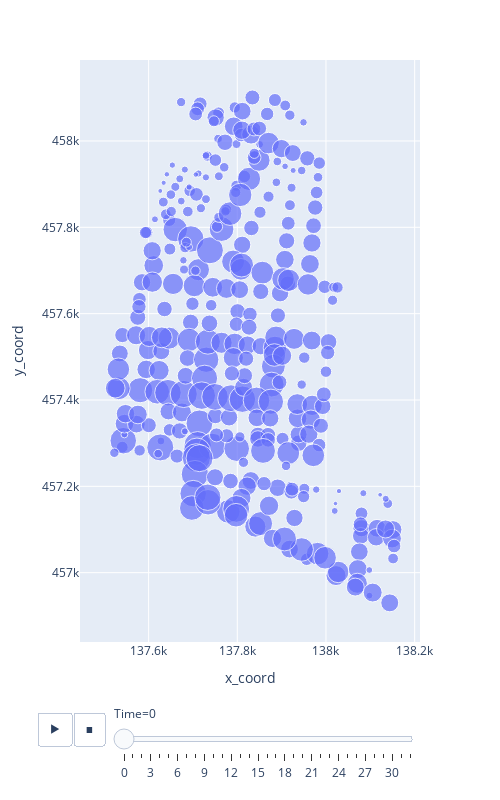

The code cell stored with this chart in its notebook:
### Code cell
net = utils.animate_nodal_depth(df)
net.show()

### Figure 1 — Plotly figure (JSON) as saved in the notebook; plotly's stock layout.template omitted (floating-point values rounded to 4 significant figures; data arrays with more than 128 entries replaced by an {"elided": "..."} marker saying what was removed)
{"data": [{"hovertemplate": "<b>%{hovertext}</b><br><br>Time=0<br>x_coord=%{x}<br>y_coord=%{y}<br>Depth=%{marker.size}<extra></extra>", "hovertext": {"elided": "318 str values"}, "legendgroup": "", "marker": {"color": "#636efa", "size": {"elided": "318 float values"}, "sizemode": "area", "sizeref": 0.002247, "symbol": "circle"}, "mode": "markers", "name": "", "orientation": "v", "showlegend": false, "type": "scatter", "x": {"elided": "318 float values"}, "xaxis": "x", "y": {"elided": "318 float values"}, "yaxis": "y"}], "layout": {"height": 800, "legend": {"itemsizing": "constant", "tracegroupgap": 0}, "margin": {"t": 60}, "sliders": [{"active": 0, "currentvalue": {"prefix": "Time="}, "len": 0.9, "pad": {"b": 10, "t": 60}, "steps": [{"args": [["0"], {"frame": {"duration": 0, "redraw": false}, "fromcurrent": true, "mode": "immediate", "transition": {"duration": 0, "easing": "linear"}}], "label": "0", "method": "animate"}, {"args": [["1"], {"frame": {"duration": 0, "redraw": false}, "fromcurrent": true, "mode": "immediate", "transition": {"duration": 0, "easing": "linear"}}], "label": "1", "method": "animate"}, {"args": [["2"], {"frame": {"duration": 0, "redraw": false}, "fromcurrent": true, "mode": "immediate", "transition": {"duration": 0, "easing": "linear"}}], "label": "2", "method": "animate"}, {"args": [["3"], {"frame": {"duration": 0, "redraw": false}, "fromcurrent": true, "mode": "immediate", "transition": {"duration": 0, "easing": "linear"}}], "label": "3", "method": "animate"}, {"args": [["4"], {"frame": {"duration": 0, "redraw": false}, "fromcurrent": true, "mode": "immediate", "transition": {"duration": 0, "easing": "linear"}}], "label": "4", "method": "animate"}, {"args": [["5"], {"frame": {"duration": 0, "redraw": false}, "fromcurrent": true, "mode": "immediate", "transition": {"duration": 0, "easing": "linear"}}], "label": "5", "method": "animate"}, {"args": [["6"], {"frame": {"duration": 0, "redraw": false}, "fromcurrent": true, "mode": "immediate", "transition": {"duration": 0, "easing": "linear"}}], "label": "6", "method": "animate"}, {"args": [["7"], {"frame": {"duration": 0, "redraw": false}, "fromcurrent": true, "mode": "immediate", "transition": {"duration": 0, "easing": "linear"}}], "label": "7", "method": "animate"}, {"args": [["8"], {"frame": {"duration": 0, "redraw": false}, "fromcurrent": true, "mode": "immediate", "transition": {"duration": 0, "easing": "linear"}}], "label": "8", "method": "animate"}, {"args": [["9"], {"frame": {"duration": 0, "redraw": false}, "fromcurrent": true, "mode": "immediate", "transition": {"duration": 0, "easing": "linear"}}], "label": "9", "method": "animate"}, {"args": [["10"], {"frame": {"duration": 0, "redraw": false}, "fromcurrent": true, "mode": "immediate", "transition": {"duration": 0, "easing": "linear"}}], "label": "10", "method": "animate"}, {"args": [["11"], {"frame": {"duration": 0, "redraw": false}, "fromcurrent": true, "mode": "immediate", "transition": {"duration": 0, "easing": "linear"}}], "label": "11", "method": "animate"}, {"args": [["12"], {"frame": {"duration": 0, "redraw": false}, "fromcurrent": true, "mode": "immediate", "transition": {"duration": 0, "easing": "linear"}}], "label": "12", "method": "animate"}, {"args": [["13"], {"frame": {"duration": 0, "redraw": false}, "fromcurrent": true, "mode": "immediate", "transition": {"duration": 0, "easing": "linear"}}], "label": "13", "method": "animate"}, {"args": [["14"], {"frame": {"duration": 0, "redraw": false}, "fromcurrent": true, "mode": "immediate", "transition": {"duration": 0, "easing": "linear"}}], "label": "14", "method": "animate"}, {"args": [["15"], {"frame": {"duration": 0, "redraw": false}, "fromcurrent": true, "mode": "immediate", "transition": {"duration": 0, "easing": "linear"}}], "label": "15", "method": "animate"}, {"args": [["16"], {"frame": {"duration": 0, "redraw": false}, "fromcurrent": true, "mode": "immediate", "transition": {"duration": 0, "easing": "linear"}}], "label": "16", "method": "animate"}, {"args": [["17"], {"frame": {"duration": 0, "redraw": false}, "fromcurrent": true, "mode": "immediate", "transition": {"duration": 0, "easing": "linear"}}], "label": "17", "method": "animate"}, {"args": [["18"], {"frame": {"duration": 0, "redraw": false}, "fromcurrent": true, "mode": "immediate", "transition": {"duration": 0, "easing": "linear"}}], "label": "18", "method": "animate"}, {"args": [["19"], {"frame": {"duration": 0, "redraw": false}, "fromcurrent": true, "mode": "immediate", "transition": {"duration": 0, "easing": "linear"}}], "label": "19", "method": "animate"}, {"args": [["20"], {"frame": {"duration": 0, "redraw": false}, "fromcurrent": true, "mode": "immediate", "transition": {"duration": 0, "easing": "linear"}}], "label": "20", "method": "animate"}, {"args": [["21"], {"frame": {"duration": 0, "redraw": false}, "fromcurrent": true, "mode": "immediate", "transition": {"duration": 0, "easing": "linear"}}], "label": "21", "method": "animate"}, {"args": [["22"], {"frame": {"duration": 0, "redraw": false}, "fromcurrent": true, "mode": "immediate", "transition": {"duration": 0, "easing": "linear"}}], "label": "22", "method": "animate"}, {"args": [["23"], {"frame": {"duration": 0, "redraw": false}, "fromcurrent": true, "mode": "immediate", "transition": {"duration": 0, "easing": "linear"}}], "label": "23", "method": "animate"}, {"args": [["24"], {"frame": {"duration": 0, "redraw": false}, "fromcurrent": true, "mode": "immediate", "transition": {"duration": 0, "easing": "linear"}}], "label": "24", "method": "animate"}, {"args": [["25"], {"frame": {"duration": 0, "redraw": false}, "fromcurrent": true, "mode": "immediate", "transition": {"duration": 0, "easing": "linear"}}], "label": "25", "method": "animate"}, {"args": [["26"], {"frame": {"duration": 0, "redraw": false}, "fromcurrent": true, "mode": "immediate", "transition": {"duration": 0, "easing": "linear"}}], "label": "26", "method": "animate"}, {"args": [["27"], {"frame": {"duration": 0, "redraw": false}, "fromcurrent": true, "mode": "immediate", "transition": {"duration": 0, "easing": "linear"}}], "label": "27", "method": "animate"}, {"args": [["28"], {"frame": {"duration": 0, "redraw": false}, "fromcurrent": true, "mode": "immediate", "transition": {"duration": 0, "easing": "linear"}}], "label": "28", "method": "animate"}, {"args": [["29"], {"frame": {"duration": 0, "redraw": false}, "fromcurrent": true, "mode": "immediate", "transition": {"duration": 0, "easing": "linear"}}], "label": "29", "method": "animate"}, {"args": [["30"], {"frame": {"duration": 0, "redraw": false}, "fromcurrent": true, "mode": "immediate", "transition": {"duration": 0, "easing": "linear"}}], "label": "30", "method": "animate"}, {"args": [["31"], {"frame": {"duration": 0, "redraw": false}, "fromcurrent": true, "mode": "immediate", "transition": {"duration": 0, "easing": "linear"}}], "label": "31", "method": "animate"}, {"args": [["32"], {"frame": {"duration": 0, "redraw": false}, "fromcurrent": true, "mode": "immediate", "transition": {"duration": 0, "easing": "linear"}}], "label": "32", "method": "animate"}], "x": 0.1, "xanchor": "left", "y": 0, "yanchor": "top"}], "updatemenus": [{"buttons": [{"args": [null, {"frame": {"duration": 500, "redraw": false}, "fromcurrent": true, "mode": "immediate", "transition": {"duration": 500, "easing": "linear"}}], "label": "&#9654;", "method": "animate"}, {"args": [[null], {"frame": {"duration": 0, "redraw": false}, "fromcurrent": true, "mode": "immediate", "transition": {"duration": 0, "easing": "linear"}}], "label": "&#9724;", "method": "animate"}], "direction": "left", "pad": {"r": 10, "t": 70}, "showactive": false, "type": "buttons", "x": 0.1, "xanchor": "right", "y": 0, "yanchor": "top"}], "width": 500, "xaxis": {"anchor": "y", "domain": [0, 1], "title": {"text": "x_coord"}}, "yaxis": {"anchor": "x", "domain": [0, 1], "title": {"text": "y_coord"}}}}
